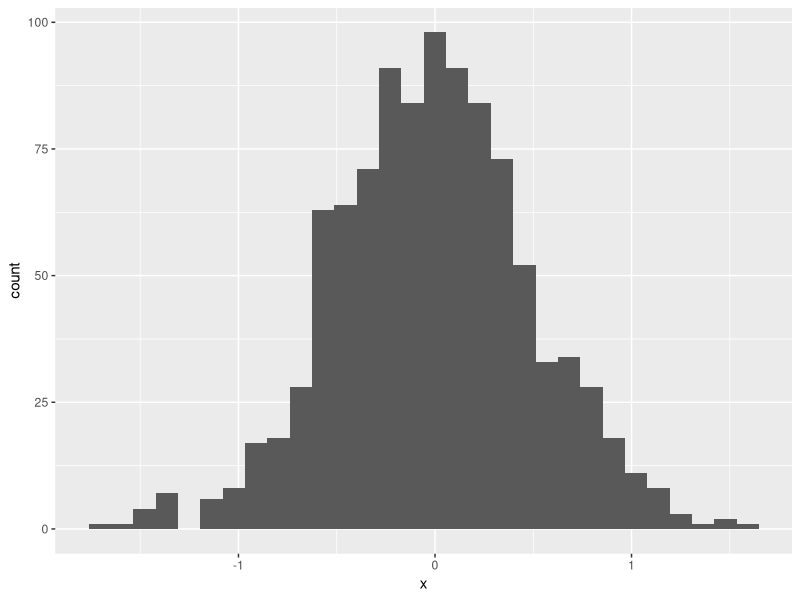
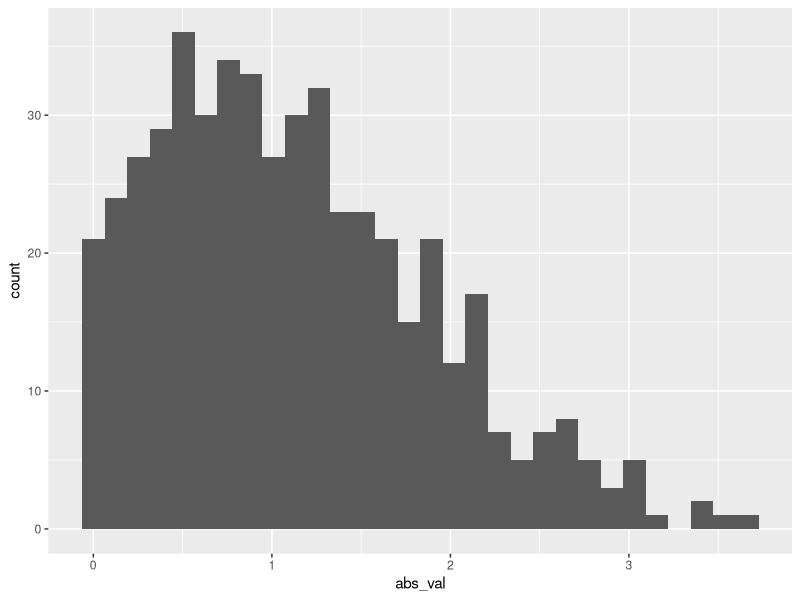

Recreate these plots in R, in order.
## ---- chunk 1
samp = rnorm(100)
length(samp)
## ---- chunk 2
library(tidyverse)

set.seed(1234)

plot_df = tibble(
  x = rnorm(1000, sd = 0.5),
  y = 1 + 2 * x + rnorm(1000)
)


ggplot(plot_df, aes(x = x)) + geom_histogram()
## ---- chunk 3
set.seed(12)

learning_df = 
  tibble(
    sample = rnorm(500, mean = 1),
    gr_than_0 = sample > 0,
    abs_val = abs(sample)
  )

ggplot(learning_df, aes(x = abs_val)) + geom_histogram()
